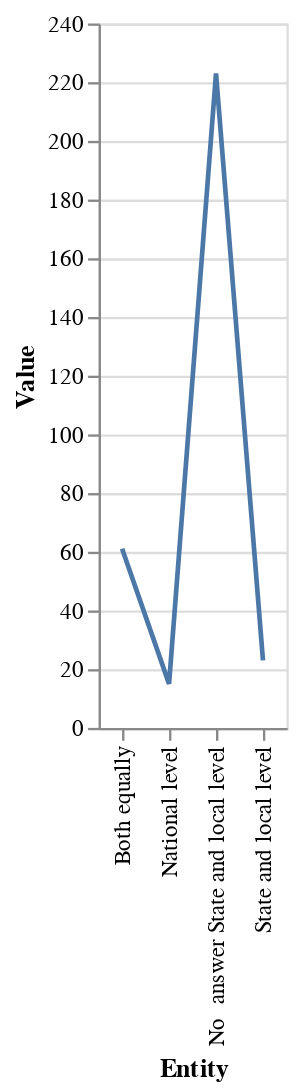

Express this chart as Vega-Lite.
### Vega-Lite specification from a JSON file in a GitHub repository (floating-point values rounded to 4 significant figures)
{"$schema": "https://vega.github.io/schema/vega-lite/v5.json", "description": "Line chart auto-generated from CSV", "data": {"values": [{"Entity": "State and local level", "Value": "23"}, {"Entity": "Both equally", "Value": "61"}, {"Entity": "National level", "Value": "15"}, {"Entity": "No  answer State and local level", "Value": "223"}]}, "mark": "line", "encoding": {"x": {"field": "Entity", "type": "ordinal"}, "y": {"field": "Value", "type": "quantitative"}}}
